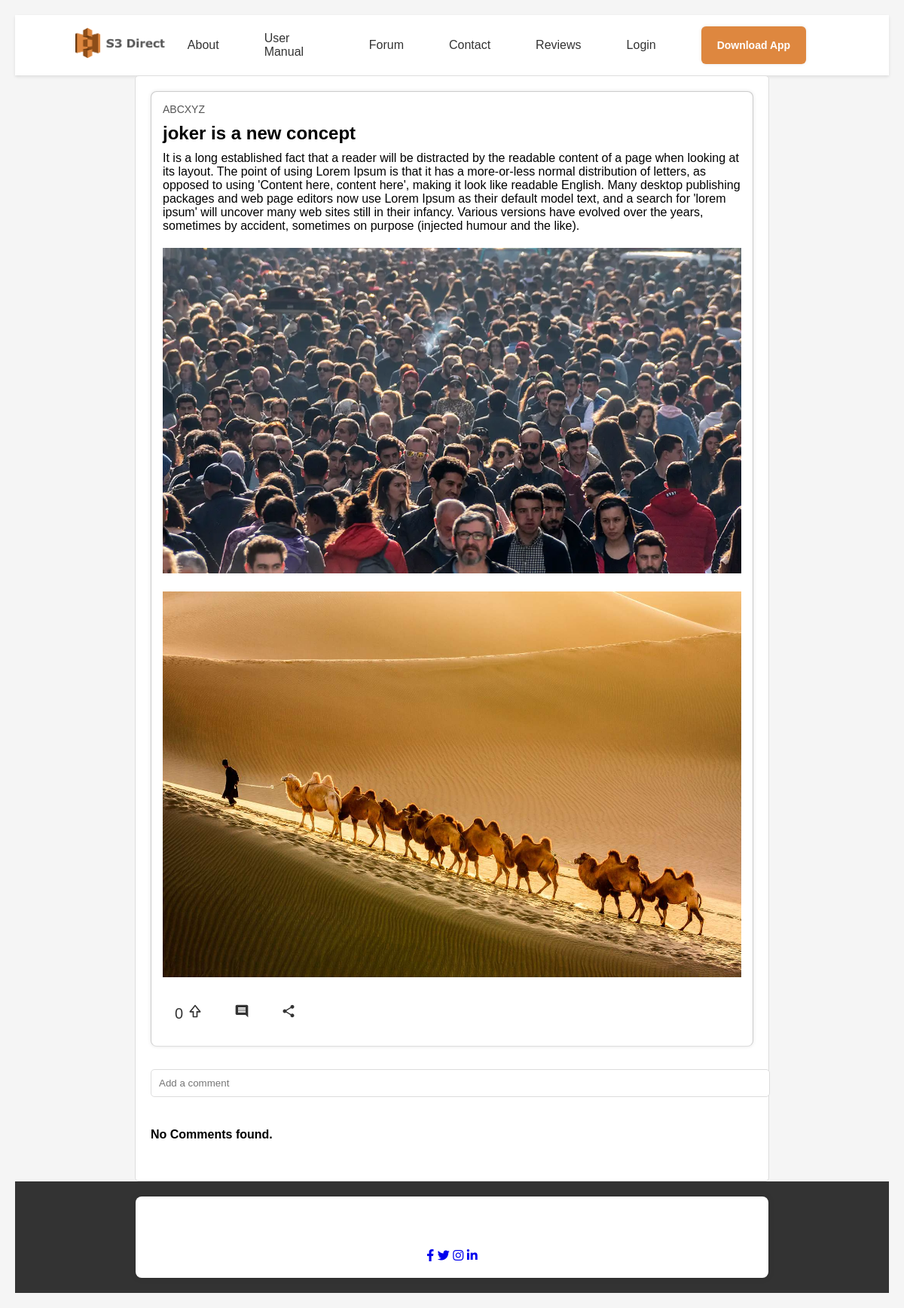
/forum/ABCXYZ-joker-is-a-new-concept-7feb021b-07ee-4384-9bb9-ce376ad0c47e/, run on an earlier commit of the app's database.
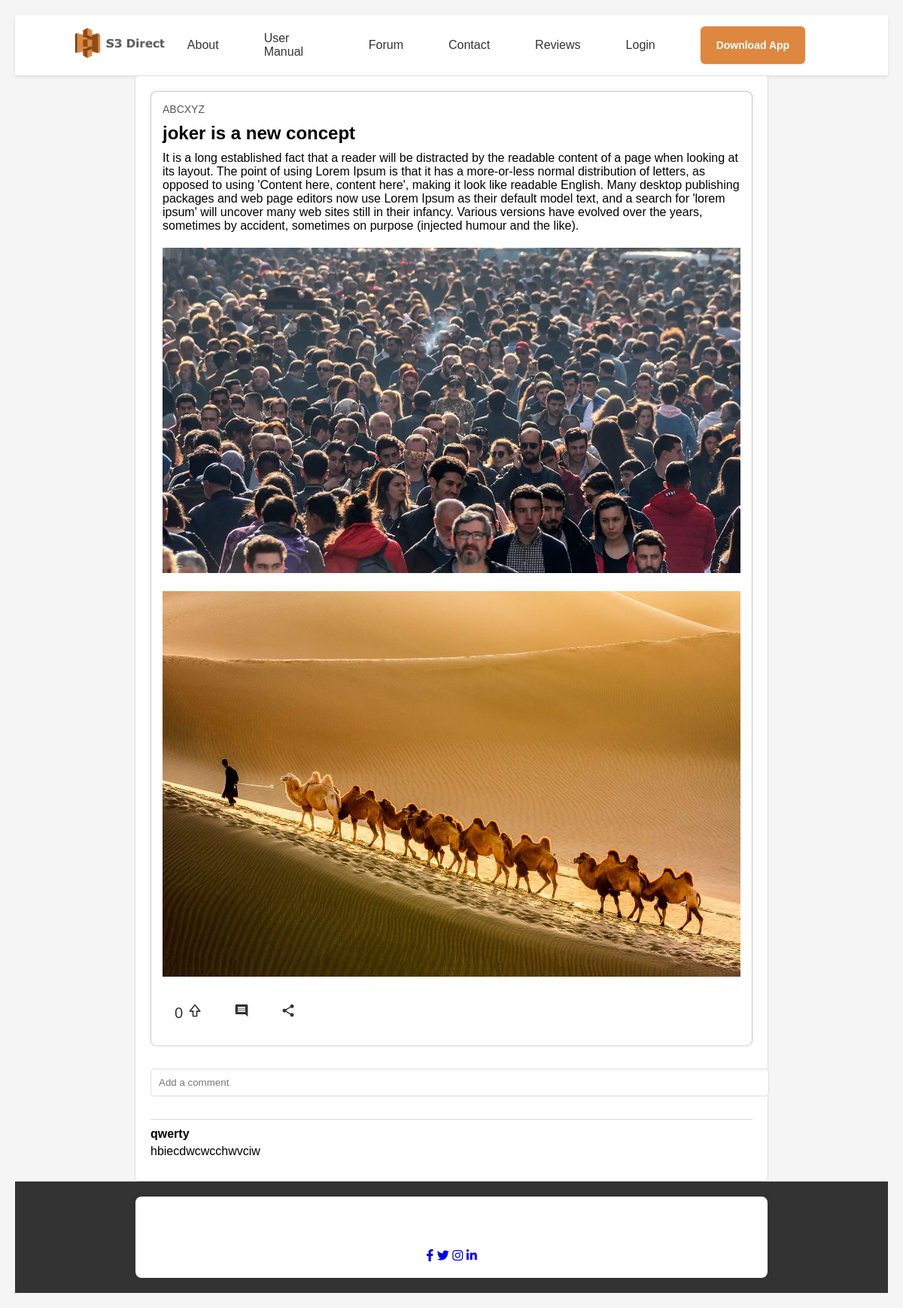
And on a later commit of the database.
### Core/models.py (models this page shows)
class Attachments(models.Model):
    dateCreated = models.DateTimeField(auto_now_add = True)
    dateModified = models.DateTimeField(auto_now = True)
    primaryKey = models.UUIDField(default=uuid.uuid4, editable=False, unique=True)
    Profile = models.ForeignKey(Account, on_delete=models.CASCADE)
    File = models.FileField(upload_to='attachments/')
    Type = models.CharField(max_length=100, default="")

class Comment(models.Model):
    dateCreated = models.DateTimeField(auto_now_add = True)
    dateModified = models.DateTimeField(auto_now = True)
    primaryKey = models.UUIDField(default=uuid.uuid4, editable=False, unique=True)
    Profile = models.ForeignKey(Account, on_delete=models.CASCADE)
    Post = models.ForeignKey(Post, on_delete=models.CASCADE)
    Content = models.CharField(max_length=1000, default="")
    Attachments = models.ManyToManyField(Attachments, blank=True)
    isEdited = models.BooleanField(default=False)

### Authenticate/models.py (models this page shows)
class Account(models.Model):
    dateCreated = models.DateTimeField(auto_now_add = True)
    dateModified = models.DateTimeField(auto_now = True)
    primaryKey = models.UUIDField(default=uuid.uuid4, editable=False, unique=True)
    Username = models.OneToOneField(User, on_delete=models.CASCADE)
    isActive = models.BooleanField(default=False)
    email = models.CharField(max_length=100, default="")
    firstName = models.CharField(max_length=100, default="")
    lastName = models.CharField(max_length=100, default="")

### Core/views/Forum.py (the view)
# urls.py: path("forum/<str:slug>/", Forum.forumDetail, name = "ForumDetailPage"),
def forumDetail(request, slug):
    if request.method == 'GET':
        _Post = Post.objects.get(slug = slug)
        if request.user.is_authenticated:
            _Account = Account.objects.get(Username = request.user)
            userComment = Comment.objects.filter(Profile = _Account, Post = _Post).first()
            Commented = Comment.objects.filter(Profile = _Account, Post = _Post).exists()
            Liked = _Post.Upvotes.filter(Username = _Account.Username).exists()
            Disliked = _Post.Downvotes.filter(Username = _Account.Username).exists()
            Comments = Comment.objects.filter(Post = _Post).exclude(Profile = _Account).order_by('-dateCreated')
            context = {
                "isAuthenticated": True,
                "Account": _Account,
                "Post": _Post,
                "Comments": Comments,
                "UserComment": userComment,
                "Commented": Commented,
                "Liked": Liked,
                "Disliked": Disliked,
            }
        else:
            Comments = Comment.objects.filter(Post = _Post).order_by('-dateCreated')
            context = {
                "isAuthenticated": False,
                "Post": _Post,
                "Comments": Comments
            }
        return render(request, 'Public/Forum/ForumDetail.html', context)
    else:
        return HttpResponseRedirect(reverse('Public:ForumPage'))

### Core/templates/Public/Forum/ForumDetail.html (shortened to what this page needs)
{% extends 'Core.html' %}
{% block headSection %}
<link rel="stylesheet" href="/static/forumstyle.css">
<link rel="stylesheet" href="/static/forumpoststyle.css">
{% endblock %}
{% block content %}
    <div class="post-container">
        <div class="post">
              <div class="post-author">{{ Post.Profile.Username }}</div>
              <div class="post-header">{{ Post.Title }}</div>
              <div class="post-content">{{ Post.Content }}</div>
              <div class="post-image">
                {% if Post.Attachments.first %}
                  {% for attachment in Post.Attachments.all %}
                    <img src="{{ attachment.File.url }}" width="100" height="100"/>
                  {% endfor %}
                {% endif %}
              </div>
              <div class="post-actions">
                  {% if isAuthenticated %}
                    <form action="{% url 'Public:ForumActionPage' Post.slug %}" method="post">
                      {% csrf_token %}
                      <input type="hidden" name="Action" value="Upvote">
                      <button type="submit">
                        <span class="upvote-count">{{ Post.UpvotesCount }}</span>
                        <svg xmlns="http://www.w3.org/2000/svg" width="1em" height="1em" viewBox="0 0 24 24">
                            <path fill="currentColor"
                                d="M12.781 2.375c-.381-.475-1.181-.475-1.562 0l-8 10A1.001 1.001 0 0 0 4 14h4v7a1 1 0 0 0 1 1h6a1 1 0 0 0 1-1v-7h4a1.001 1.001 0 0 0 .781-1.625zM15 12h-1v8h-4v-8H6.081L12 4.601L17.919 12z" />
                        </svg>
                      </button>
                    </form>
                  {% else %}
                  <button onclick="alert('Login to upvote.')">
                    <span class="upvote-count">{{ Post.UpvotesCount }}</span>
                    <svg xmlns="http://www.w3.org/2000/svg" width="1em" height="1em" viewBox="0 0 24 24">
                        <path fill="currentColor"
                            d="M12.781 2.375c-.381-.475-1.181-.475-1.562 0l-8 10A1.001 1.001 0 0 0 4 14h4v7a1 1 0 0 0 1 1h6a1 1 0 0 0 1-1v-7h4a1.001 1.001 0 0 0 .781-1.625zM15 12h-1v8h-4v-8H6.081L12 4.601L17.919 12z" />
                    </svg>
                  </button>
                  {% endif %}
                  <button>
                      <svg xmlns="http://www.w3.org/2000/svg" width="1em" height="1em" viewBox="0 0 24 24">
                          <path fill="currentColor"
                              d="M6 14h12v-2H6zm0-3h12V9H6zm0-3h12V6H6zM4 18q-.825 0-1.412-.587T2 16V4q0-.825.588-1.412T4 2h16q.825 0 1.413.588T22 4v18l-4-4z" />
                      </svg>
                  </button>
                  <button>
                  </button>
              </div>
          </div>
          <div class="comments">
              <div class="add-comment">
                <form action="{% url 'Public:ForumAddComment' Post.slug %}" method="post" enctype="multipart/form-data">
                  {% if Commented %}
                    <input type="text"  id="content" name="Content"  placeholder="Add a comment" value="{{ UserComment.Content }}">
                  {% else %}
                    <input type="text"  id="content" name="Content" placeholder="Add a comment">
                  {% endif %}
                </form>
              </div>
              {% for comment in Comments %}
              <div class="comment">
                  <div class="comment-author">{{ comment.Profile.Username }}</div>
                  <div class="comment-content">{{ comment.Content }}</div>
              </div>
              {% empty %}
                <h4>No Comments found.</h4>
              {% endfor %}
          </div>
      </div>
{% endblock %}

What changed in the data, as far as the page shows it:
added Comment: Profile.Username "qwerty", Content "hbiecdwcwcchwvciw"
Also different on the page:
text no longer shown: "No Comments found."
